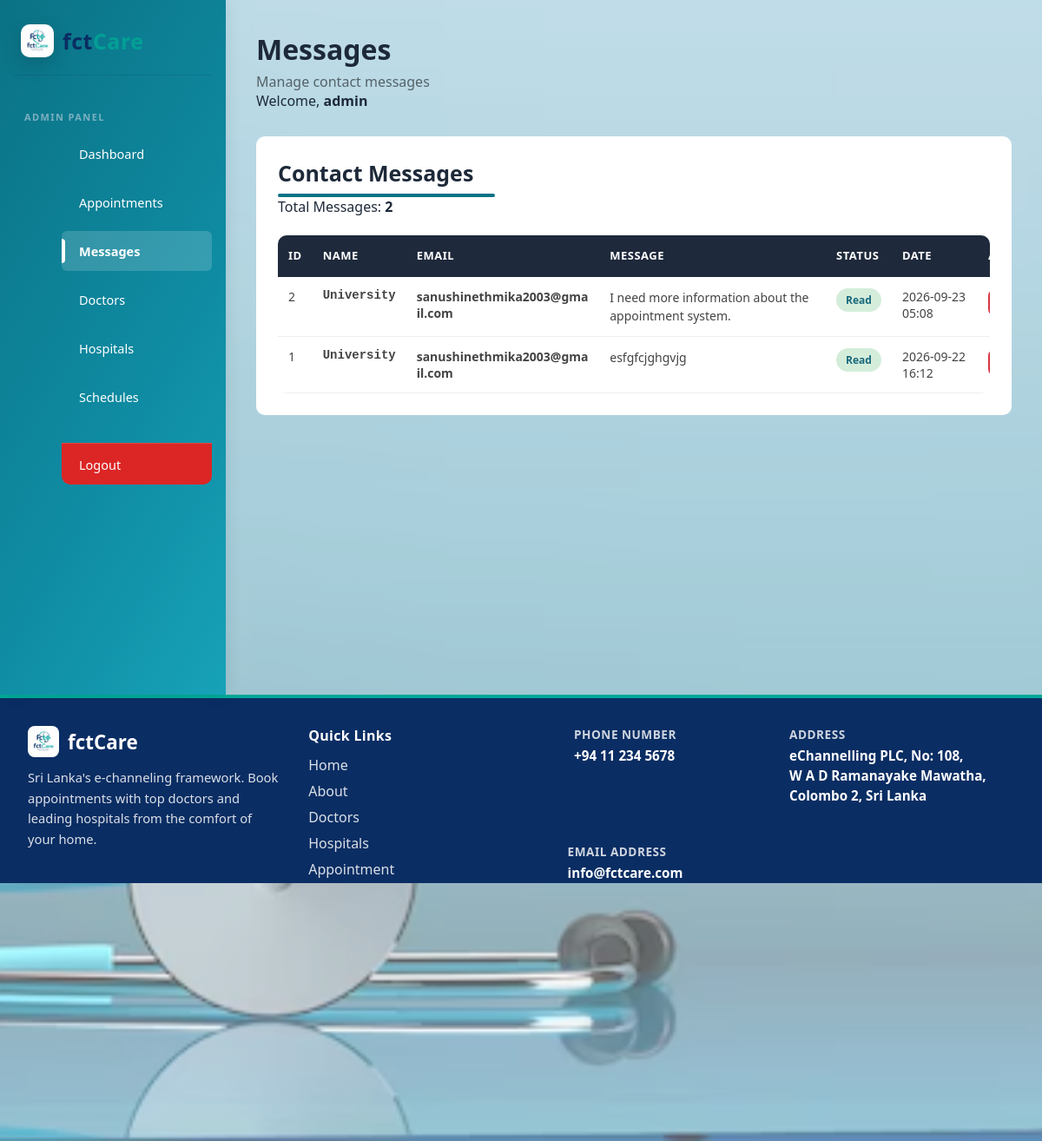
/admin/messages.php (signed in), run on an earlier commit of the app's database.
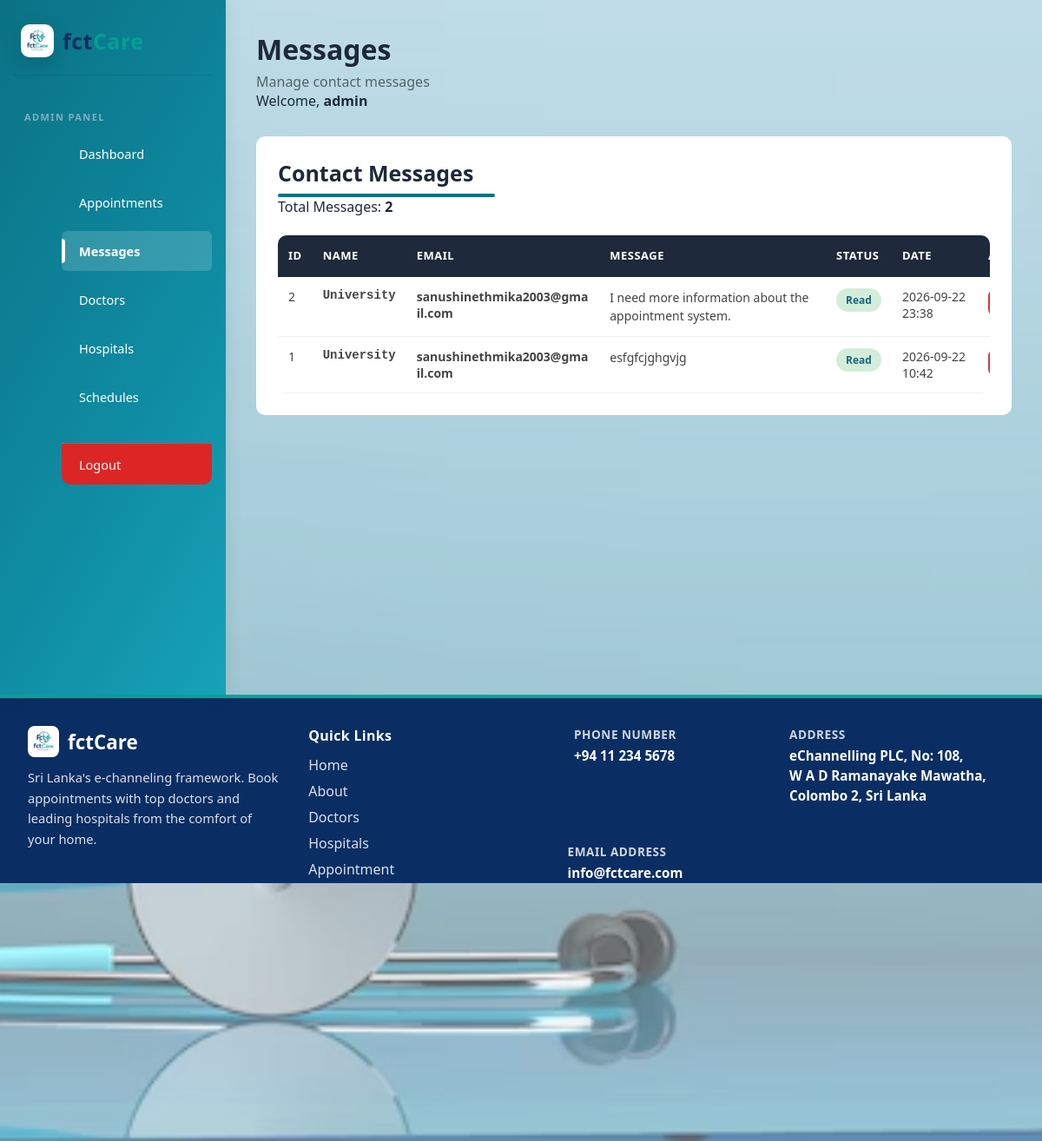
And on a later commit of the database.
### tables this page shows
CREATE TABLE `messages` (
  `id` int(11) NOT NULL,
  `name` varchar(150) NOT NULL,
  `email` varchar(150) NOT NULL,
  `message` text NOT NULL,
  `status` enum('Unread','Read') DEFAULT 'Unread',
  `created_at` timestamp NOT NULL DEFAULT current_timestamp()
);

### admin/messages.php (the view, shortened to what the changed rows need)
<?php
require_once "../backend/config/db.php";
$result = $conn->query(
    "SELECT
        id,
        name,
        email,
        message,
        status,
        created_at
     FROM messages
     ORDER BY created_at DESC"
);
?>
<!DOCTYPE html>
<html lang="en">
<head>
    <link
        rel="stylesheet"
        href="admin.css"
    >
</head>
<body style="
    background:
        linear-gradient(rgba(255,255,255,0.35), rgba(255,255,255,0.35)),
        url('../bb.avif') center center / cover no-repeat fixed;
    min-height:100vh;
">
<div class="admin-container">
    <main class="main-content">
        <div class="top-bar">
            <div>
                <h1>
                    Messages
                </h1>
            </div>
        </div>
        <section class="dashboard-section">
            <div class="page-title-row">
                <div>
                    <h2>
                        Contact Messages
                    </h2>
                </div>
            </div>
            <div class="messages-table-container">
                <table class="messages-table">
                    <thead>
                        <tr>
                            <th>
                                ID
                            </th>
                            <th>
                                Name
                            </th>
                            <th>
                                Email
                            </th>
                            <th>
                                Message
                            </th>
                            <th>
                                Status
                            </th>
                            <th>
                                Date
                            </th>
                            <th>
                            </th>
                        </tr>
                    </thead>
                    <tbody>
                    <?php if (
                        $result &&
                        $result->num_rows > 0
                    ): ?>
                        <?php while (
                            $row = $result->fetch_assoc()
                        ): ?>
                            <tr>
                                <td>
                                    <?= htmlspecialchars(
                                        $row["id"]
                                    ) ?>
                                </td>
                                <td>
                                    <?= htmlspecialchars(
                                        $row["name"]
                                    ) ?>
                                </td>
                                <td class="message-email">
                                    <?= htmlspecialchars(
                                        $row["email"]
                                    ) ?>
                                </td>
                                <td class="message-text">
                                    <?= nl2br(
                                        htmlspecialchars(
                                            $row["message"]
                                        )
                                    ) ?>
                                </td>
                                <td>
                                    <?php if (
                                        $row["status"] === "Unread"
                                    ): ?>
                                        <span
                                            class="message-status unread"
                                        >
                                            Unread
                                        </span>
                                    <?php else: ?>
                                        <span
                                            class="message-status read"
                                        >
                                            Read
                                        </span>
                                    <?php endif; ?>
                                </td>
                                <td>
                                    <?= date(
                                        "Y-m-d H:i",
                                        strtotime(
                                            $row["created_at"]
                                        )
                                    ) ?>
                                </td>
                                <td>
                                    <div
                                        class="message-actions"
                                    >
                                        <a
                                            href="messages.php?delete=<?= $row["id"] ?>"
                                            class="btn btn-danger"
                                            onclick="return confirm('Are you sure you want to delete this message?');"
                                        >
                                        </a>
                                    </div>
                                </td>
                            </tr>
                        <?php endwhile; ?>
                    <?php endif; ?>
                    </tbody>
                </table>
            </div>
        </section>
    </main>
</div>
</body>
</html>

What changed in the data, as far as the page shows it:
changed messages "I need more information about the appointment system.": created_at "2026-09-23 05:08" → "2026-09-22 23:38"
changed messages "esfgfcjghgvjg": created_at "2026-09-22 16:12" → "2026-09-22 10:42"
